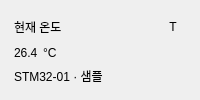
          <widget class="QFrame" name="temperatureCard">
           <property name="kind" stdset="0">
            <string notr="true">metric</string>
           </property>
           <layout class="QVBoxLayout" name="temperatureLayout">
            <property name="spacing">
             <number>3</number>
            </property>
            <property name="leftMargin">
             <number>14</number>
            </property>
            <property name="topMargin">
             <number>14</number>
            </property>
            <property name="rightMargin">
             <number>14</number>
            </property>
            <property name="bottomMargin">
             <number>14</number>
            </property>
            <item>
             <layout class="QHBoxLayout" name="temperatureHeaderLayout">
              <property name="spacing">
               <number>6</number>
              </property>
              <item>
               <widget class="QLabel" name="temperatureTitle">
                <property name="text">
                 <string>현재 온도</string>
                </property>
                <property name="role" stdset="0">
                 <string notr="true">muted</string>
                </property>
               </widget>
              </item>
              <item>
               <spacer name="temperatureTitleSpace">
                <property name="orientation">
                 <enum>Qt::Horizontal</enum>
                </property>
                <property name="sizeHint">
                 <size>
                  <width>20</width>
                  <height>20</height>
                 </size>
                </property>
               </spacer>
              </item>
              <item>
               <widget class="QLabel" name="temperatureIcon">
                <property name="text">
                 <string>T</string>
                </property>
                <property name="role" stdset="0">
                 <string notr="true">metricIcon</string>
                </property>
                <property name="minimumSize">
                 <size>
                  <width>26</width>
                  <height>26</height>
                 </size>
                </property>
                <property name="maximumSize">
                 <size>
                  <width>26</width>
                  <height>26</height>
                 </size>
                </property>
                <property name="alignment">
                 <set>Qt::AlignCenter</set>
                </property>
               </widget>
              </item>
             </layout>
            </item>
            <item>
             <layout class="QHBoxLayout" name="temperatureValueLayout">
              <property name="spacing">
               <number>5</number>
              </property>
              <item>
               <widget class="QLabel" name="temperatureValue">
                <property name="text">
                 <string>26.4</string>
                </property>
                <property name="role" stdset="0">
                 <string notr="true">metricValue</string>
                </property>
               </widget>
              </item>
              <item>
               <widget class="QLabel" name="temperatureUnit">
                <property name="text">
                 <string>°C</string>
                </property>
                <property name="role" stdset="0">
                 <string notr="true">metricUnit</string>
                </property>
               </widget>
              </item>
              <item>
               <spacer name="temperatureValueSpace">
                <property name="orientation">
                 <enum>Qt::Horizontal</enum>
                </property>
                <property name="sizeHint">
                 <size>
                  <width>20</width>
                  <height>20</height>
                 </size>
                </property>
               </spacer>
              </item>
             </layout>
            </item>
            <item>
             <widget class="QLabel" name="temperatureTag">
              <property name="text">
               <string>STM32-01 · 샘플</string>
              </property>
              <property name="role" stdset="0">
               <string notr="true">metricTag</string>
              </property>
             </widget>
            </item>
           </layout>
          </widget>
